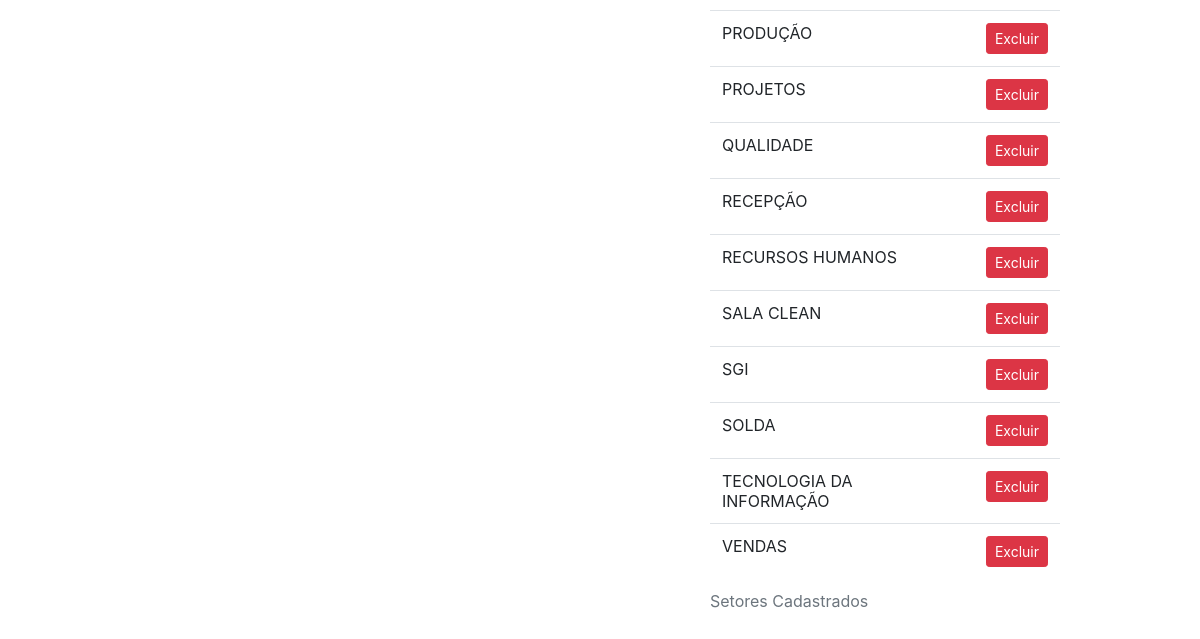
/public/pags/admin/registerStandard/registerSetores.php (lower part), run on an earlier commit of the app's database.
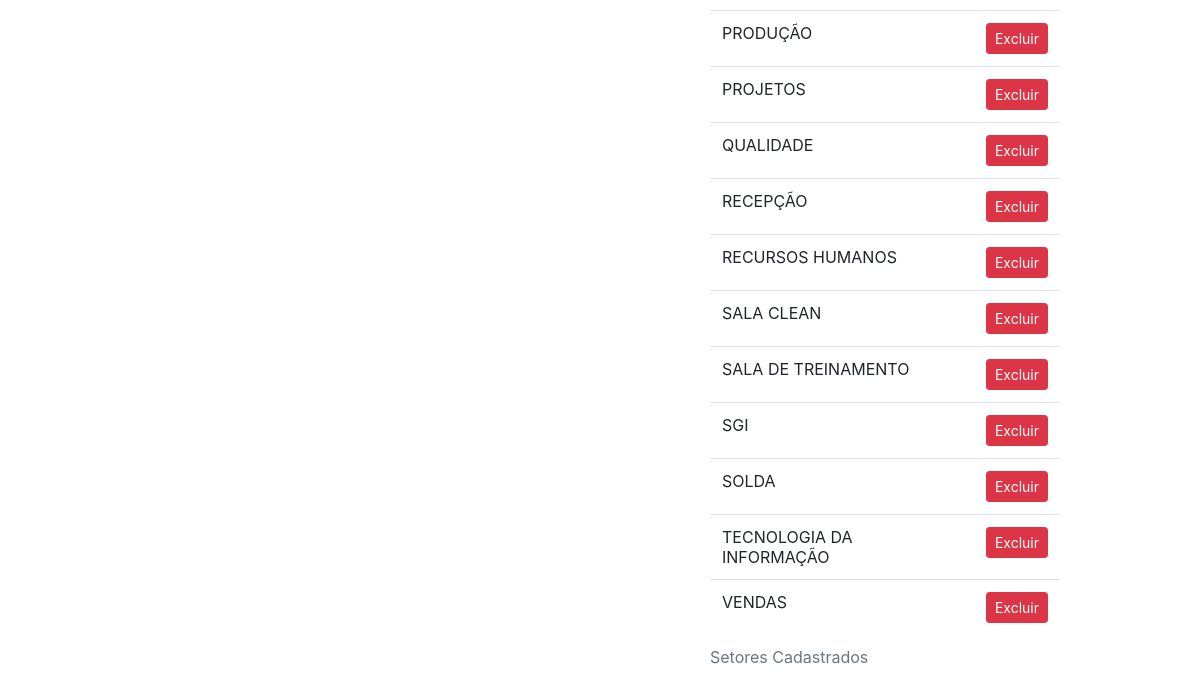
And on a later commit of the database.
### tables this page shows
CREATE TABLE `setor` (
  `id` int(10) UNSIGNED NOT NULL,
  `setor` varchar(45) NOT NULL
);

### public/pags/admin/registerStandard/registerSetores.php (the view, shortened to what this page needs)
<?php
    include_once("../../../../src/config/conexaodb.php");
    $coleta = mysqli_query($conn, "SELECT * FROM setor order by setor asc");
?>
<html lang="pt-br">
<head>
    <link rel="stylesheet" href="../../../../node_modules/bootstrap/dist/css/bootstrap.css">
</head>
<body>
    <div class="container">
        <div class="row justify-content-center">
            <div class="col-md-6">
            </div>
            <div class="col-md-4">
                <div class="py-3">
                    <table class="table">
                        <caption>Setores Cadastrados</caption>
                        <tbody>
                            <?php while($linha = mysqli_fetch_assoc($coleta)) { ?>
                            <tr>
                               <td>
                                    <?php echo $linha['setor']; ?>
                               </td>
                               <td>
                                    <a href="../../../../src/db/admin/setor/delete.php?id=<?php echo $linha['id']; ?>">
                                        <button type="button" class="btn btn-danger btn-sm">Excluir</button>
                                    </a>
                               </td>
                            </tr>
                            <?php } ?>
                        </tbody>
                    </table>
                </div>
            </div>
        </div>
    </div>
</body>
</html>

What changed in the data, as far as the page shows it:
added setor: setor "SALA DE TREINAMENTO"
